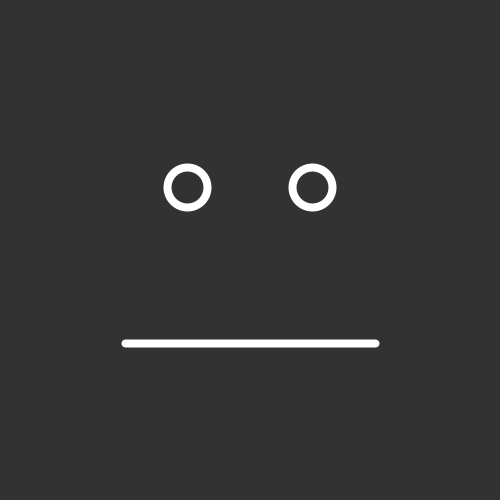
Frame 1 (no input)
Frame 60 (the mouse pressed at the canvas centre just before this capture): identical to frame 1, image omitted
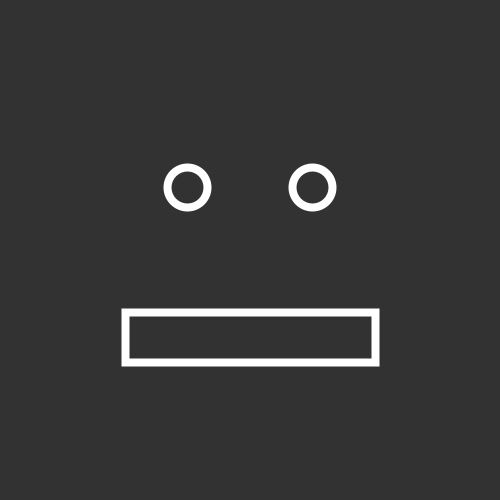
Frame 120 (the mouse held since frame 60 and released just before this capture)

The Processing sketch that drew these frames (run headless with seeded random() and noise(); from frame 60 on, the mouse is pressed at the canvas centre):

// Processing sketch: 06_if_else_face
// ── 06_if_else_face.pde
int eyeSize = 40;
int mouthHeight = 50;

void setup() {
  size(500, 500);
}
void draw() {
  background(50);
  stroke(255);
  strokeWeight(8);
  noFill();

  ellipse(width * 3 / 8, height * 3 / 8, eyeSize, eyeSize);
  ellipse(width * 5 / 8, height * 3 / 8, eyeSize, eyeSize);
  if (mousePressed) {
    rect(width * 1/ 4, height * 5 / 8, width / 2, mouthHeight);
  }
  else {
    line(width * 1/ 4, height * 11 / 16, width * 3 / 4, height * 11 / 16);
  }
}
